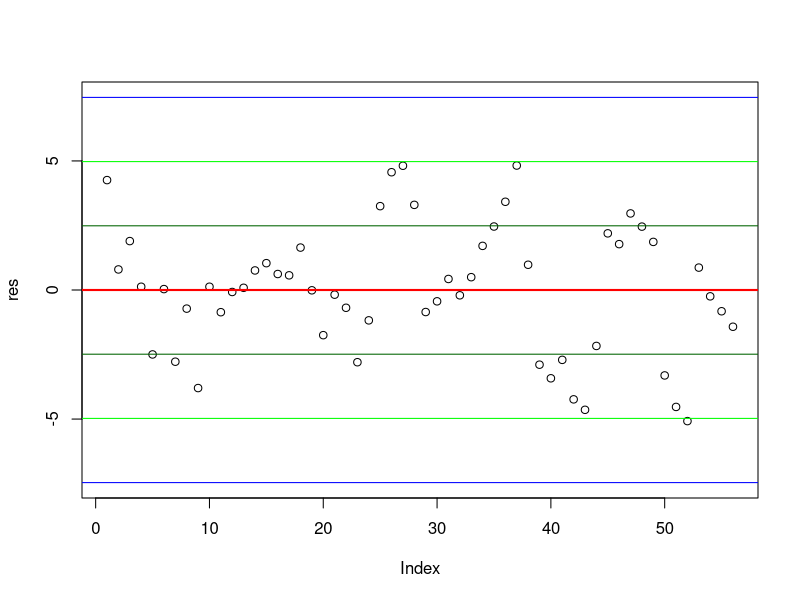
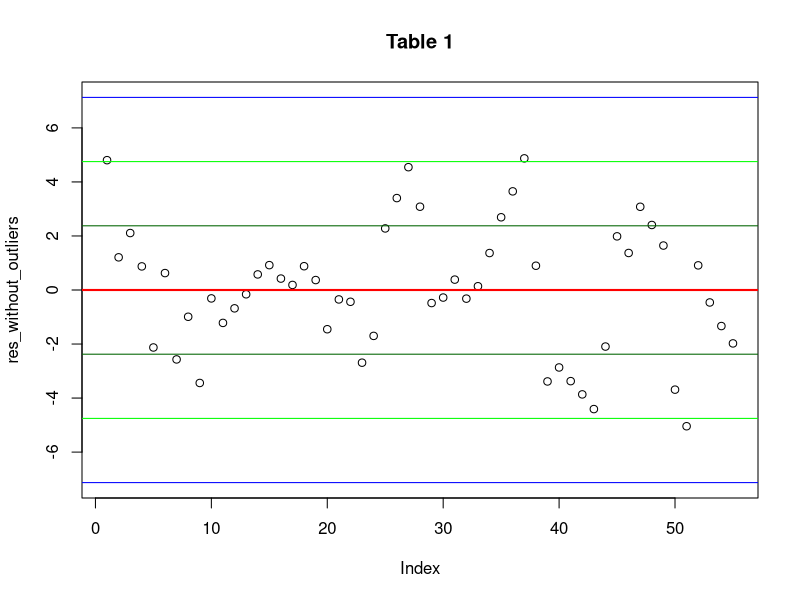
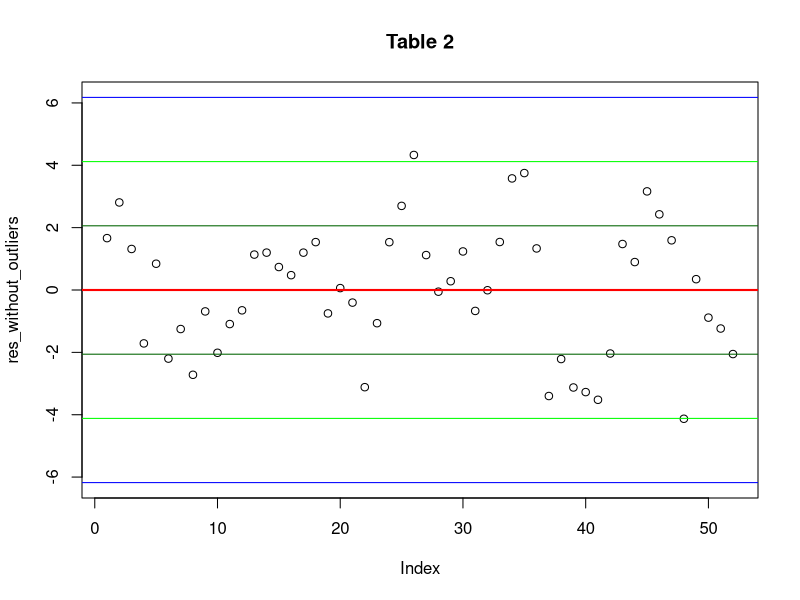
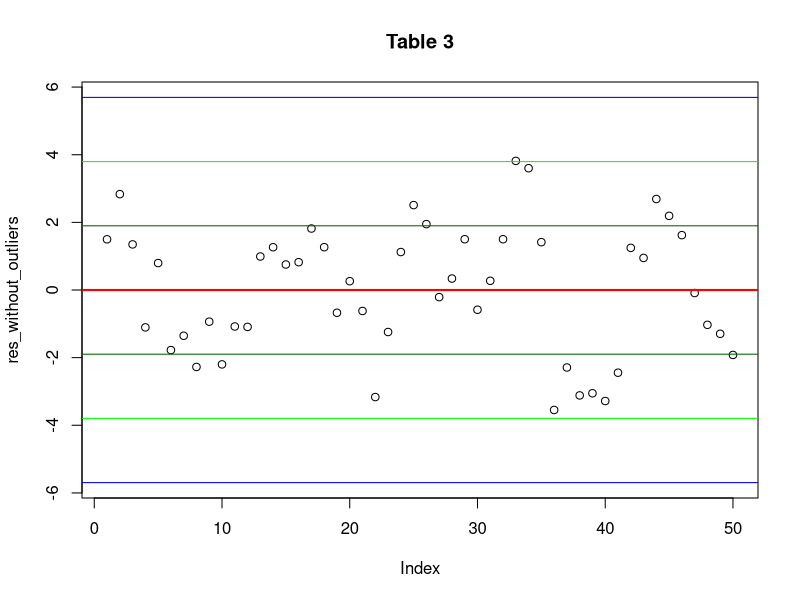
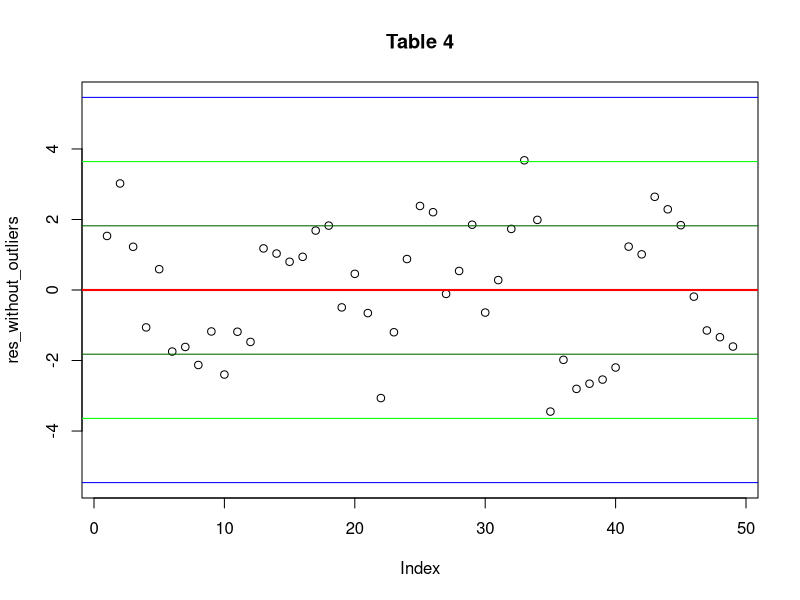
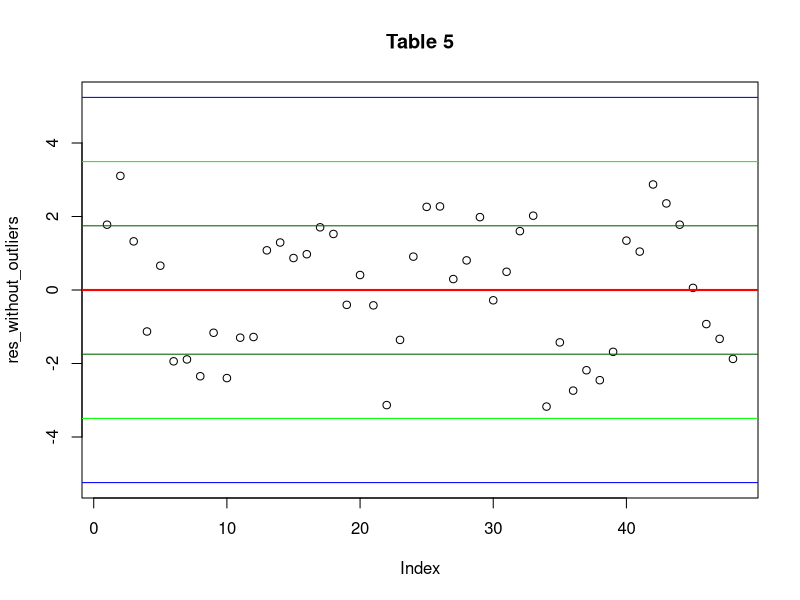

Source code (R) for these figures, in order:
#
### READ DATA
dat = read.csv("V01.csv", sep=";")

y = dat$Y
x1 = dat$X1
x2 = dat$X2

dat = dat[-ncol(dat)]

#### CONSTRUCT REGRESSION
# [-ncol(dat)]
reg = lm(y ~ ., data=dat)
summary(reg)

# Anova
reg_anova = anova(reg)

#### RESIDUALS ANALYSIS: GAUSS-MARKOV THEOREM

res = resid(reg)
plot(res, ylim=c(mean(res)-3*sd(res), mean(res)+3*sd(res)))
abline(h=mean(res), col="red", lwd=2)
abline(h=mean(res)-sd(res), col="darkgreen")
abline(h=mean(res)+sd(res), col="darkgreen")

abline(h=mean(res)-2*sd(res), col="green")
abline(h=mean(res)+2*sd(res), col="green")

abline(h=mean(res)-3*sd(res), col="blue")
abline(h=mean(res)+3*sd(res), col="blue")

# Find outliers

get_without_outliers <- function(data, resids) {
  return(subset(data, resids > mean(resids)-2*sd(resids) & resids < mean(resids)+2*sd(resids)))
}

plot_new_resids <- function(newreg, i) {
  res_without_outliers = resid(newreg)
  plot(res_without_outliers, main=paste("Table", i),
       ylim=c(mean(res_without_outliers)-3*sd(res_without_outliers), 
                                    mean(res_without_outliers)+3*sd(res_without_outliers)))
  abline(h=mean(res_without_outliers), col="red", lwd=2)
  abline(h=mean(res_without_outliers)-sd(res_without_outliers), col="darkgreen")
  abline(h=mean(res_without_outliers)+sd(res_without_outliers), col="darkgreen")
  
  abline(h=mean(res_without_outliers)-2*sd(res_without_outliers), col="green")
  abline(h=mean(res_without_outliers)+2*sd(res_without_outliers), col="green")
  
  abline(h=mean(res_without_outliers)-3*sd(res_without_outliers), col="blue")
  abline(h=mean(res_without_outliers)+3*sd(res_without_outliers), col="blue")
  return(res_without_outliers)
}

reggress_model <- function(prev_dat, prev_y, prev_res, index) {
  new_dat = get_without_outliers(prev_dat, prev_res)
  new_y = get_without_outliers(prev_y, prev_res)
  new_reg = lm(new_y ~ ., data=new_dat)
  summary(new_reg)
  anova(new_reg)
  new_res = plot_new_resids(new_reg, index)
  return(list("new_dat" = new_dat, "new_y" = new_y, "new_res" = new_res))
}

# removing 52nd elements in all columns of dat
model1 = reggress_model(dat, y, res, 1)

# removing another outliers
model2 = reggress_model(model1$new_dat, model1$new_y, model1$new_res, 2)
model3 = reggress_model(model2$new_dat, model2$new_y, model2$new_res, 3)
model4 = reggress_model(model3$new_dat, model3$new_y, model3$new_res, 4)
model5 = reggress_model(model4$new_dat, model4$new_y, model4$new_res, 5)

################################################
############ NON-LINEAR MODEL

nlreg = lm(y ~ I(x1^2) + I(x2^2), data=dat)
summary(nlreg)

################################################
############ STEPWISE

#### FORWARD

min_mod = lm(y ~ 1, data=dat)
max_mod = formula(lm(y ~ ., data=dat))
regF = step(min_mod, direction="forward", scope=max_mod)
summary(regF)

#### BACKWARD

regB = step(lm(y ~ ., data=dat), direction = "backward")
summary(regB)
